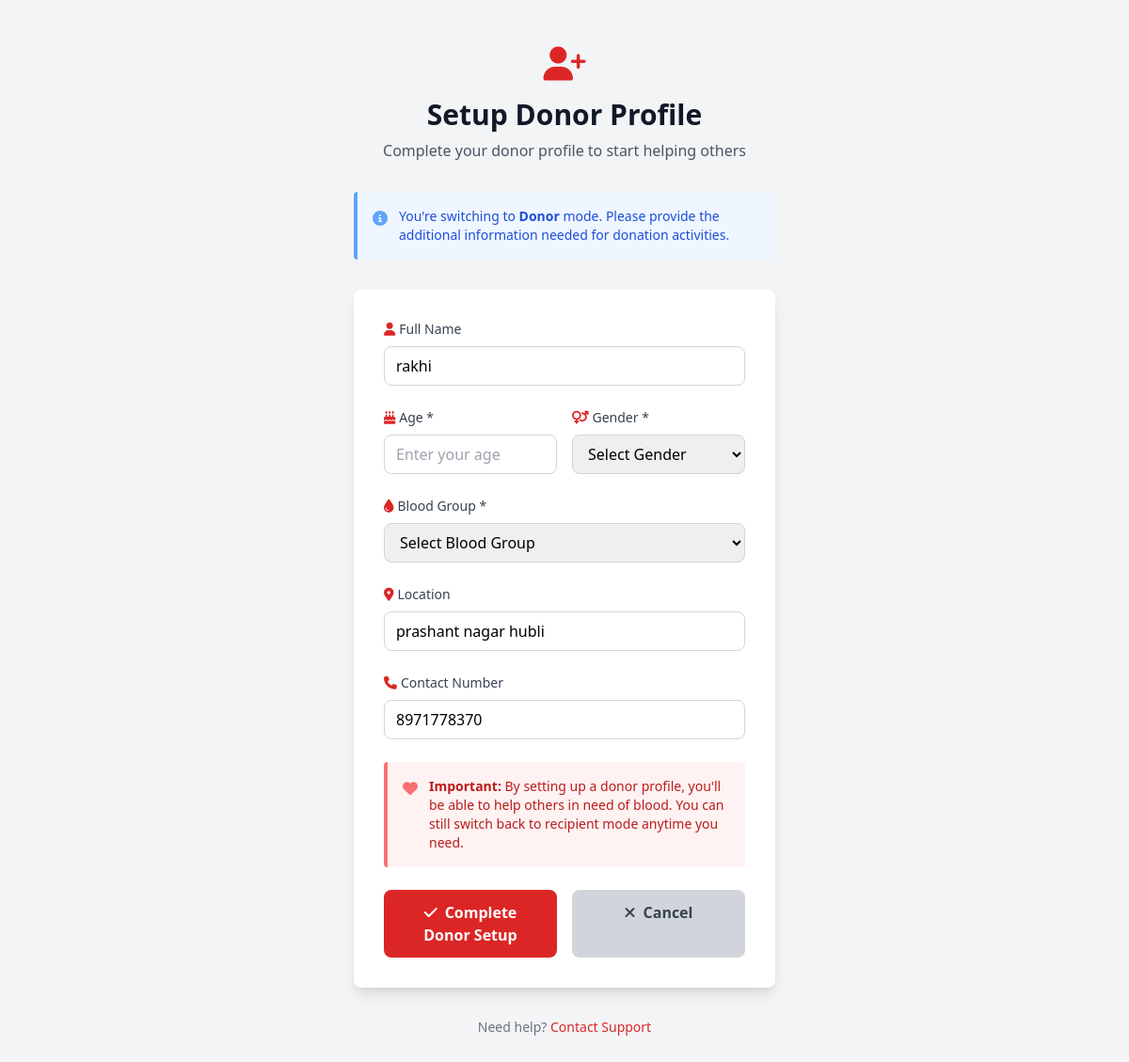
/setup-donor-profile (signed in), run on the app's committed database.
### app.py (models this page shows)
class Receiver(db.Model):
    id = db.Column(db.Integer, primary_key=True)
    name = db.Column(db.String(100), nullable=False)
    email = db.Column(db.String(100), unique=True, nullable=False)
    password = db.Column(db.String(200), nullable=False)
    location = db.Column(db.String(200), nullable=False)
    contact = db.Column(db.String(20), nullable=False)

### app.py (the view, shortened to what this page needs)
@app.route('/setup-donor-profile', methods=['GET', 'POST'])
def setup_donor_profile():
    if 'user_email' not in session:
        return redirect('/')
    current_user = Receiver.query.filter_by(email=session['user_email']).first()
    return render_template('setup_donor_profile.html', user=current_user)

### templates/setup_donor_profile.html (shortened to what this page needs)
<!DOCTYPE html>
<html lang="en">
  <head>
    <script src="https://cdn.tailwindcss.com"></script>
    <link
      rel="stylesheet"
      href="https://cdnjs.cloudflare.com/ajax/libs/font-awesome/6.4.0/css/all.min.css"
    />
  </head>
  <body class="bg-gray-100">
    <div
      class="min-h-screen flex items-center justify-center py-12 px-4 sm:px-6 lg:px-8"
    >
      <div class="max-w-md w-full space-y-8">
        <div class="text-center">
          <i class="fas fa-user-plus text-4xl text-red-600 mb-4"></i>
          <h2 class="text-3xl font-bold text-gray-900">Setup Donor Profile</h2>
          <p class="mt-2 text-gray-600">
            Complete your donor profile to start helping others
          </p>
        </div>
        <div class="bg-blue-50 border-l-4 border-blue-400 p-4 rounded">
          <div class="flex">
            <div class="flex-shrink-0">
              <i class="fas fa-info-circle text-blue-400"></i>
            </div>
            <div class="ml-3">
              <p class="text-sm text-blue-700">
                You're switching to <strong>Donor</strong> mode. Please provide
                the additional information needed for donation activities.
              </p>
            </div>
          </div>
        </div>
        <div class="bg-white rounded-lg shadow-lg p-8">
          <form method="POST" class="space-y-6">
            <div>
              <label
                for="name"
                class="block text-sm font-medium text-gray-700 mb-2"
              >
                <i class="fas fa-user mr-1 text-red-600"></i>Full Name
              </label>
              <input
                type="text"
                name="name"
                id="name"
                required
                value="{{ user.name if user else '' }}"
                class="w-full px-3 py-2 border border-gray-300 rounded-lg focus:outline-none focus:ring-2 focus:ring-red-500 focus:border-red-500"
              />
            </div>
            <div class="grid grid-cols-1 md:grid-cols-2 gap-4">
              <div>
                <label
                  for="age"
                  class="block text-sm font-medium text-gray-700 mb-2"
                >
                  <i class="fas fa-birthday-cake mr-1 text-red-600"></i>Age *
                </label>
                <input
                  type="number"
                  name="age"
                  id="age"
                  required
                  min="18"
                  max="65"
                  placeholder="Enter your age"
                  class="w-full px-3 py-2 border border-gray-300 rounded-lg focus:outline-none focus:ring-2 focus:ring-red-500 focus:border-red-500"
                />
              </div>
              <div>
                <label
                  for="gender"
                  class="block text-sm font-medium text-gray-700 mb-2"
                >
                  <i class="fas fa-venus-mars mr-1 text-red-600"></i>Gender *
                </label>
                <select
                  name="gender"
                  id="gender"
                  required
                  class="w-full px-3 py-2 border border-gray-300 rounded-lg focus:outline-none focus:ring-2 focus:ring-red-500 focus:border-red-500"
                >
                  <option value="">Select Gender</option>
                </select>
              </div>
            </div>
            <div>
              <label
                for="blood_group"
                class="block text-sm font-medium text-gray-700 mb-2"
              >
                <i class="fas fa-droplet mr-1 text-red-600"></i>Blood Group *
              </label>
              <select
                name="blood_group"
                id="blood_group"
                required
                class="w-full px-3 py-2 border border-gray-300 rounded-lg focus:outline-none focus:ring-2 focus:ring-red-500 focus:border-red-500"
              >
                <option value="">Select Blood Group</option>
              </select>
            </div>
            <div>
              <label
                for="location"
                class="block text-sm font-medium text-gray-700 mb-2"
              >
                <i class="fas fa-map-marker-alt mr-1 text-red-600"></i>Location
              </label>
              <input
                type="text"
                name="location"
                id="location"
                required
                value="{{ user.location if user else '' }}"
                placeholder="Your city and area"
                class="w-full px-3 py-2 border border-gray-300 rounded-lg focus:outline-none focus:ring-2 focus:ring-red-500 focus:border-red-500"
              />
            </div>
            <div>
              <label
                for="contact"
                class="block text-sm font-medium text-gray-700 mb-2"
              >
                <i class="fas fa-phone mr-1 text-red-600"></i>Contact Number
              </label>
              <input
                type="tel"
                name="contact"
                id="contact"
                required
                value="{{ user.contact if user else '' }}"
                placeholder="Your contact number"
                class="w-full px-3 py-2 border border-gray-300 rounded-lg focus:outline-none focus:ring-2 focus:ring-red-500 focus:border-red-500"
              />
            </div>
            <div class="bg-red-50 border-l-4 border-red-400 p-4 rounded">
              <div class="flex">
                <div class="flex-shrink-0">
                  <i class="fas fa-heart text-red-400"></i>
                </div>
                <div class="ml-3">
                  <p class="text-sm text-red-700">
                    <strong>Important:</strong> By setting up a donor profile,
                    you'll be able to help others in need of blood. You can
                    still switch back to recipient mode anytime you need.
                  </p>
                </div>
              </div>
            </div>
            <div class="flex gap-4">
              <button
                type="submit"
                class="flex-1 bg-red-600 text-white py-3 px-4 rounded-lg font-semibold hover:bg-red-700 transition-colors"
              >
                <i class="fas fa-check mr-2"></i>Complete Donor Setup
              </button>
              <a
                href="/{{ 'receiver-dashboard' if session.get('role') == 'receiver' else '' }}"
                class="flex-1 bg-gray-300 text-gray-700 py-3 px-4 rounded-lg font-semibold text-center hover:bg-gray-400 transition-colors"
              >
                <i class="fas fa-times mr-2"></i>Cancel
              </a>
            </div>
          </form>
        </div>
        <div class="text-center text-sm text-gray-500">
          <p>
            Need help?
            <a href="#" class="text-red-600 hover:text-red-800 font-medium"
              >Contact Support</a
            >
          </p>
        </div>
      </div>
    </div>
  </body>
</html>

### data on the page
Receiver: name "rakhi", location "prashant nagar hubli", contact "8971778370"
